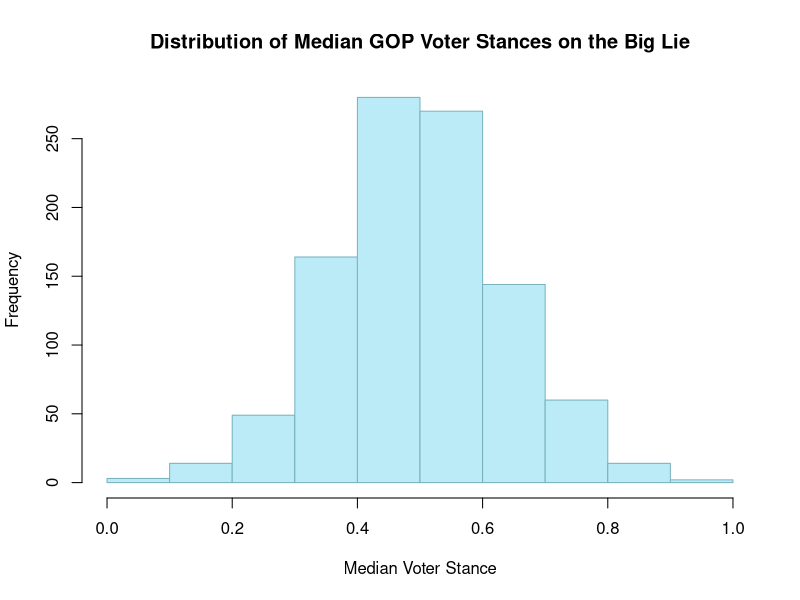
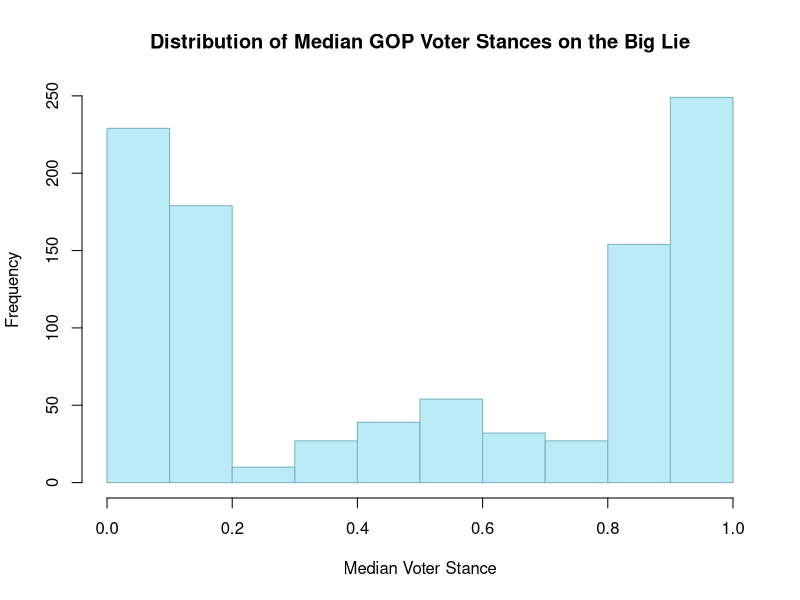
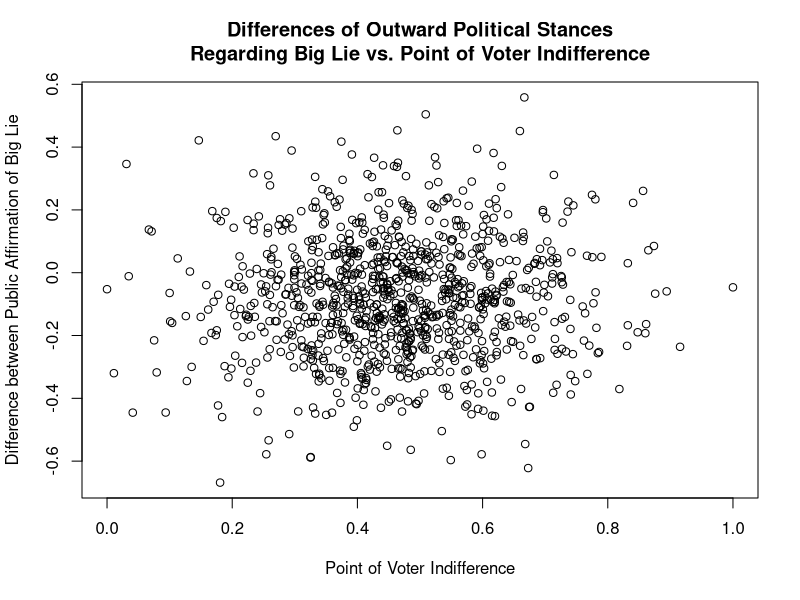
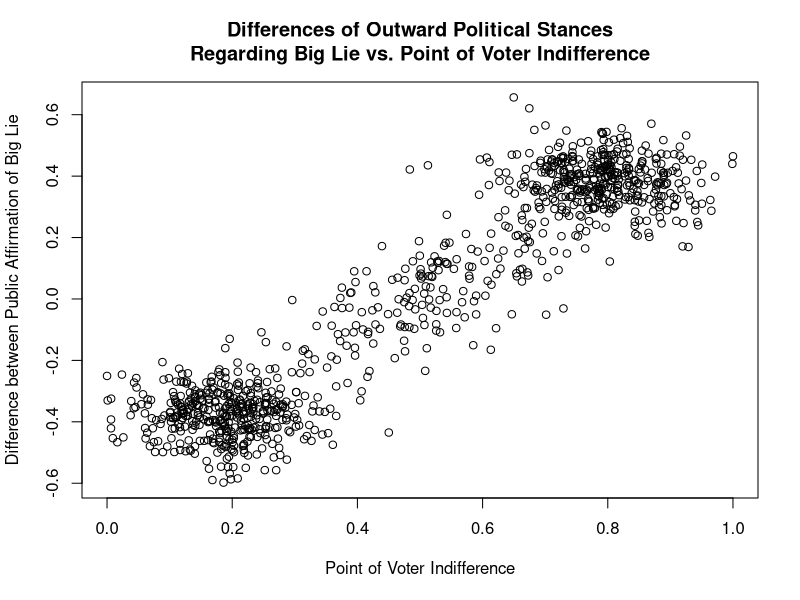

These charts were generated, in order, by the following R code:
# Term Paper: The Big Lie
# Author: Isabella Hochschild
# Last modified March 4, 2020 6:30 PM

set.seed(012345678) # set seed
N <- 1000 # number of elections; may vary geographically
beta <- 0.65 # sensitivity of preferences to changes in candidates' stances regarding the Big Lie

standardize <- function(x){(x-min(x))/(max(x)-min(x))} # helper function to constrain values between 0 and 1

v_norm <- standardize(rnorm(N)) # assumes each candidate's platform has about the same quality but with slight differences. median voter value is modeled by drawing from a standard normal distribution (mean 0, SD 1), standardized to make all values of v be between 0 (denying Big Lie) and 1 (affirming Big Lie)

v_bimodal <- c((0.2*standardize(rnorm(0.4*N))), 1-(0.2*standardize(rnorm(0.4*N))), standardize(rnorm((0.2*N)))) # generates a bimodal distribution standardized to make all values of v be between 0 (denying Big Lie) and 1 (affirming Big Lie)

# create histogram of normal median voter stance data
hist(v_norm,
     main="Distribution of Median GOP Voter Stances on the Big Lie", 
     xlab="Median Voter Stance", 
     border="#7ab2bf", 
     col="#baebf7")

# create histogram of bimodal median voter stance data
hist(v_bimodal,
     main="Distribution of Median GOP Voter Stances on the Big Lie", 
     xlab="Median Voter Stance", 
     border="#7ab2bf", 
     col="#baebf7")

# We equate "marginal costs" with the existing political heavy-lifting of devising concrete stances on issues ranging from abortion rights to Build Back Better; we will assume for this model's sake that the two candidates have parallel "cost structures" around 0 because they share the same public beliefs and campaign promises, but with perhaps slight differences accounted for by drawing from a normal distribution.
c_A <- standardize(rnorm(N))
c_B <- standardize(rnorm(N))

# 1) Calculate equilibrium for rnorm voter estimate

# Finds where public actions relating to Big Lie (whether it comes from answering questions in interviews, releasing documents, etc.) lies on a spectrum from 0 (Denying Big Lie) to 1 (Affirming Big Lie)
p_A <- function(v_norm, c_A, c_B) {
        return (standardize((v_norm + 3 + 2*beta*c_A + beta*c_B)/(3*beta)))
        }
p_B <- function(v_norm, c_A, c_B) {
        return (standardize((-v_norm + 3 + 2*beta*c_B + beta*c_A)/(3*beta)))
        }

data <- cbind(p_A(v_norm, c_A, c_B), p_B(v_norm, c_A, c_B), v_norm)
colnames(data) <- c("Candidate A", "Candidate B", "Median Voter")

# Generate Data Summary & print first few lines of data matrix to embed in oaoer
print(head(data,10))
summary(data)

# Point where a voter would be indifferent between Candidates A and B
x_A <- standardize((v_norm - beta*p_A(v_norm, c_A, c_B) + beta*p_B(v_norm, c_A, c_B))/2)

plot(x_A, 
     (p_A(v_norm, c_A, c_B) - p_B(v_norm, c_A, c_B)),
     main="Differences of Outward Political Stances\nRegarding Big Lie vs. Point of Voter Indifference",
     xlab="Point of Voter Indifference",
     ylab="Difference between Public Affirmation of Big Lie",
)

# As you can see, the differences between Candidate A and Candidate B's stances tend to 0, with a few anomalies

# 2) Calculate equilibrium for rnorm voter estimate

# Finds where public actions relating to Big Lie (whether it comes from answering questions in interviews, releasing documents, etc.) lies on a spectrum from 0 (Denying Big Lie) to 1 (Affirming Big Lie)
p_A <- function(v_bimodal, c_A, c_B) {
        return (standardize((v_bimodal + 3 + 2*beta*c_A + beta*c_B)/(3*beta)))
}
p_B <- function(v_bimodal, c_A, c_B) {
        return (standardize((-v_bimodal + 3 + 2*beta*c_B + beta*c_A)/(3*beta)))
}

data <- cbind(p_A(v_bimodal, c_A, c_B), p_B(v_bimodal, c_A, c_B), v_bimodal)
colnames(data) <- c("Candidate A", "Candidate B", "Median Voter")

# Generate Data Summary & print first few lines of data matrix to embed in oaoer
print(head(data,10))
summary(data)

# Point where a voter would be indifferent between Candidates A and B
x_A <- standardize((v_bimodal - beta*p_A(v_bimodal, c_A, c_B))/2)

plot(x_A, 
     (p_A(v_bimodal, c_A, c_B) - p_B(v_bimodal, c_A, c_B)),
     main="Differences of Outward Political Stances\nRegarding Big Lie vs. Point of Voter Indifference",
     xlab="Point of Voter Indifference",
     ylab="Difference between Public Affirmation of Big Lie",
)

# 